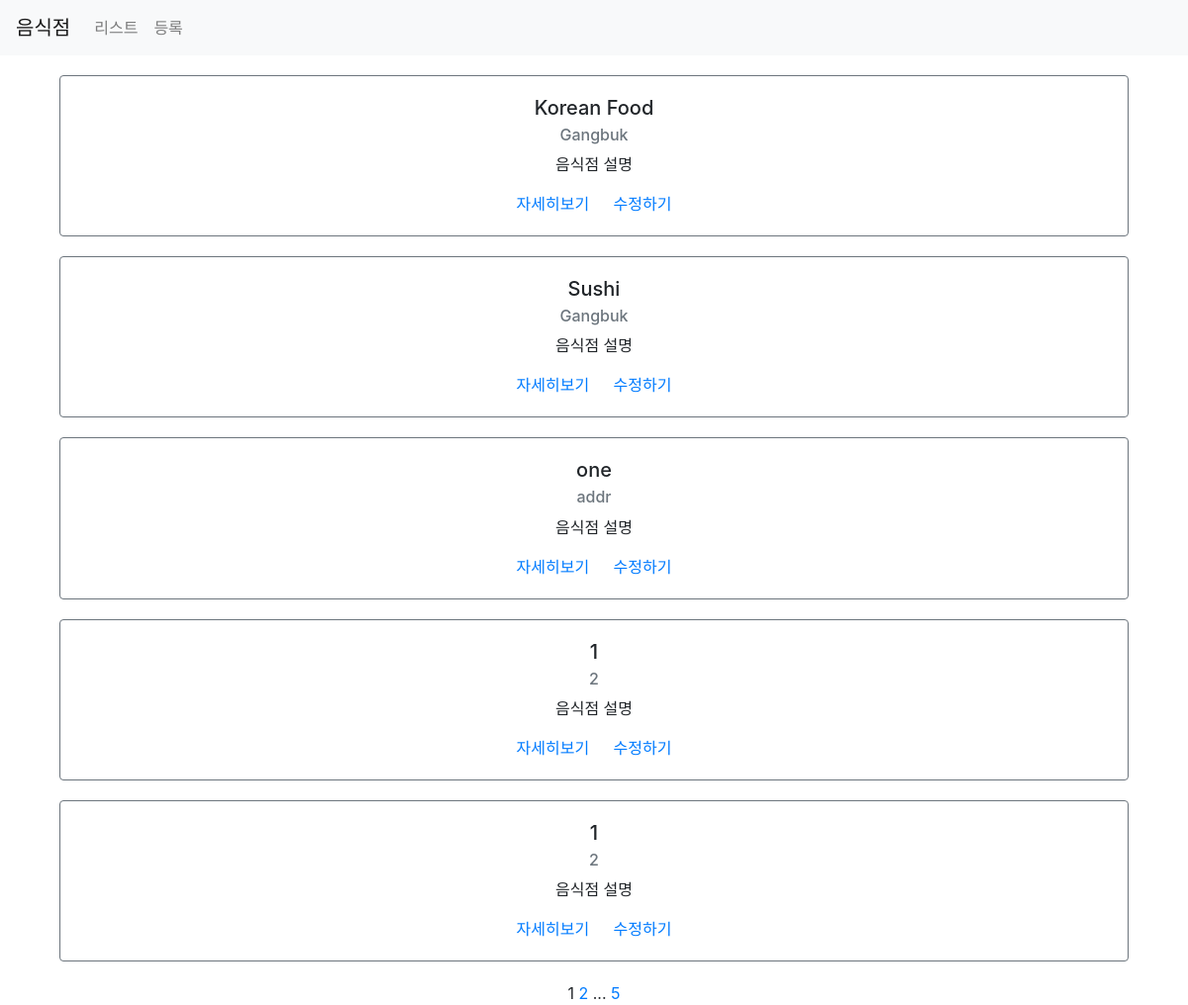
/third/list/, run on an earlier commit of the app's database.
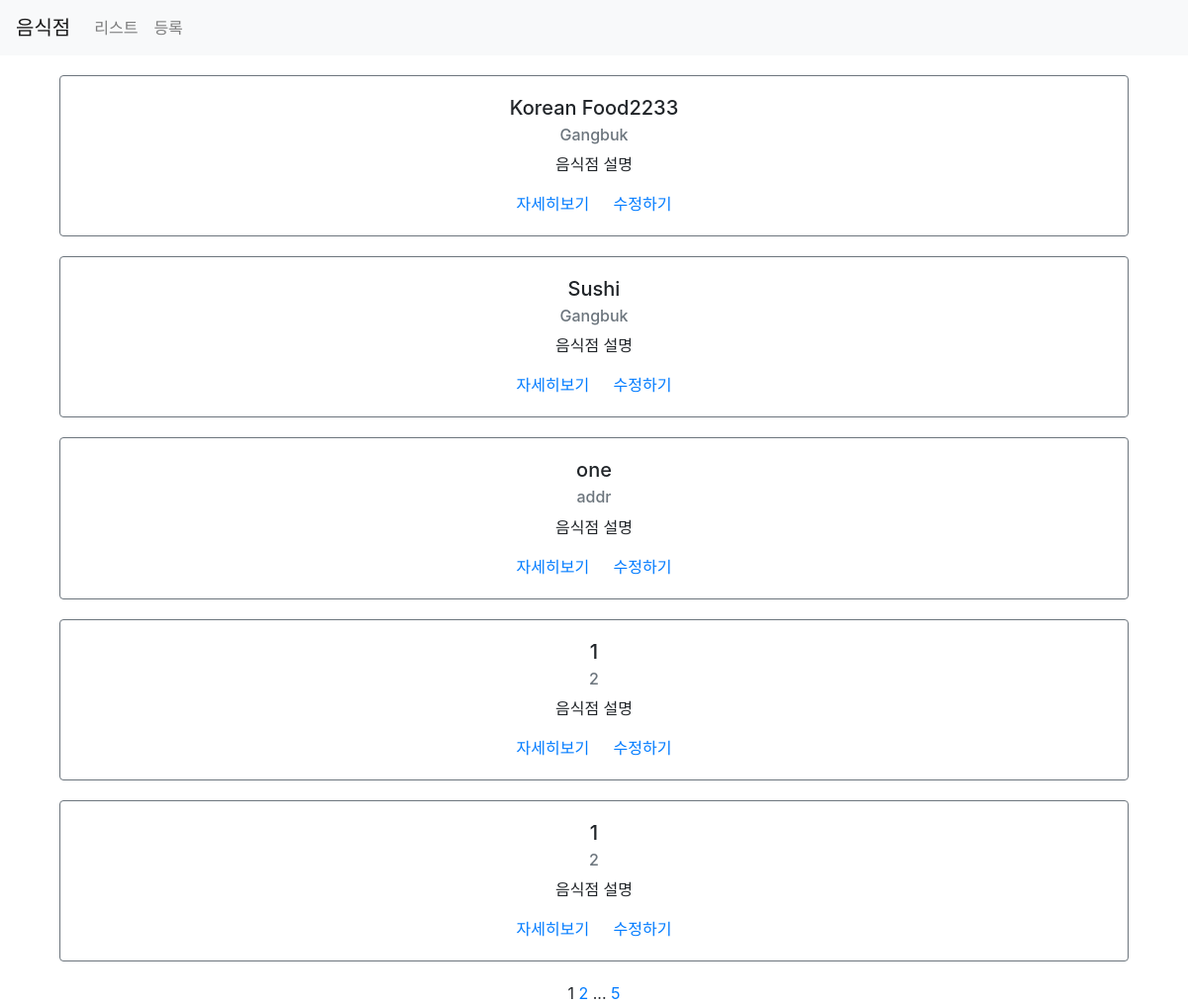
And on a later commit of the database.
### third/models.py (models this page shows)
class Restaurant(models.Model):
    name = models.CharField(max_length=30)
    address = models.CharField(max_length=200)
    created_at = models.DateTimeField(auto_now_add=True)
    updated_at = models.DateTimeField(auto_now=True)

### third/views.py (the view)
# urls.py: path('list/', views.list, name="list"),
def list(request):
    restaurants = Restaurant.objects.all()
    paginator = Paginator(restaurants, 5)
    page = request.GET.get('page')
    items = paginator.get_page(page)
    context = {
        'restaurants': items
    }
    return render(request, 'third/list.html', context)

### third/templates/third/list.html (shortened to what this page needs)
{% extends 'third/base.html' %}
{% load static %}
{% block content %}
<div class="container">
    {% for item in restaurants %}
    <div class="row restaurant-item" style="margin:20px auto;">
        <div class="col-sm-12">
            <div class="card border-secondary">
                <div class="card-body">
                    <h5 class="card-title">{{ item.name }}</h5>
                    <h6 class="card-subtitle mb-2 text-muted">{{ item.address }}</h6>
                    <p class="card-text">음식점 설명</p>
                    <a href="{% url 'restaurant-detail' id=item.id %}" class="card-link">자세히보기</a>
                    <a href="{% url 'restaurant-update' %}?id={{ item.id }}" class="card-link">수정하기</a>
                </div>
            </div>
        </div>
    </div>
    {% endfor %}
    <div class="row">
        <div class="col-sm-12 text-center">
            <div class="pagination">
                <span class="step-links text-center" style="width:100%;">
                    <span class="current">
                        {{ restaurants.number }}
                    </span>
                    {% if restaurants.has_next %}
                        <a href="?page={{ restaurants.next_page_number }}">{{ restaurants.next_page_number }}</a>
                        ...
                        <a href="?page={{ restaurants.paginator.num_pages }}">{{ restaurants.paginator.num_pages }}</a>
                    {% endif %}
                </span>
            </div>
        </div>
    </div>
</div>
{% endblock %}

What changed in the data, as far as the page shows it:
changed Restaurant: name "Korean Food" → "Korean Food2233"
